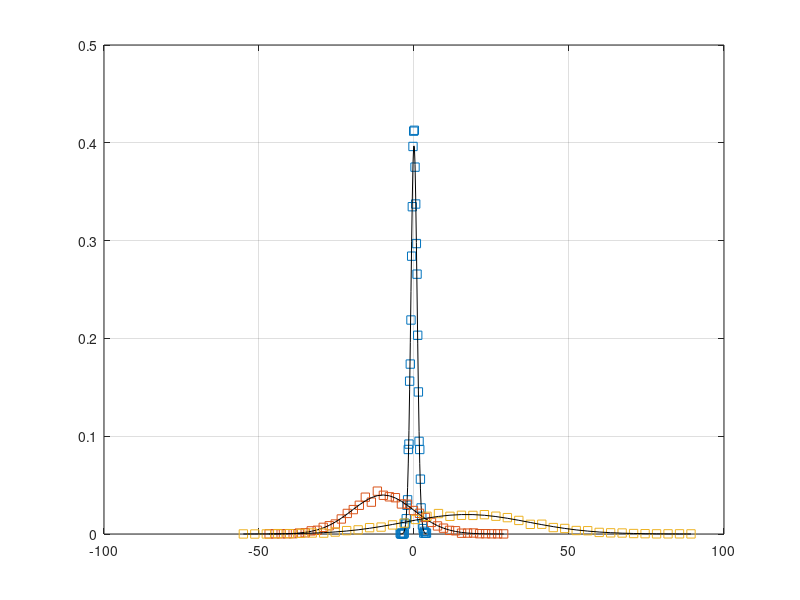
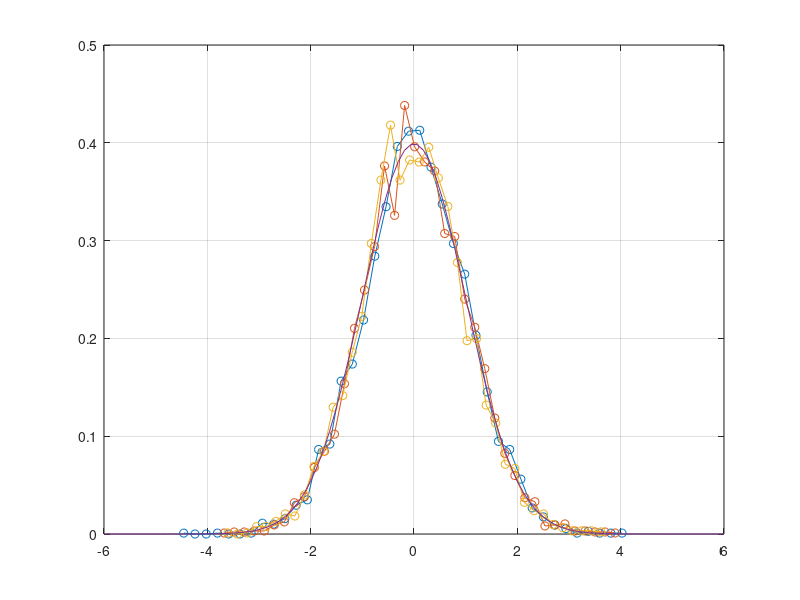

MATLAB code for these plots, in order:
clear all
close all
clc

nbins = 40;
s = [1, 10, 20];
m = [0, -10, 17];

h = figure;
rn = figure;

for ii=1:numel(s)
    f = random('norm',m(ii),s(ii),1,5000);
    
    x = linspace(min(f),max(f),nbins)
    fh = hist(f,x)
    
    dx = mean(diff(x));
    fh = fh/(sum(fh)*dx);
    
    fx = exp( -(x - m(ii)).^2/(2*s(ii)^2) )/(s(ii)*sqrt(2*pi));
    
    figure(h)
    hold on
    plot(x,fh,'s',x,fx,'k')
    hold off

    y = (x - m(ii))/s(ii);
    frn = s(ii)*fh;

    figure(rn)
    hold on
    plot(y,frn,'o-')
    hold off
    
end

figure(h)
box on
grid on

z = linspace(-6,6,100);
fz = exp( -0.5*z.^2 )/sqrt(2*pi);

figure(rn)
hold on
plot(z,fz)
hold off
grid on
box on